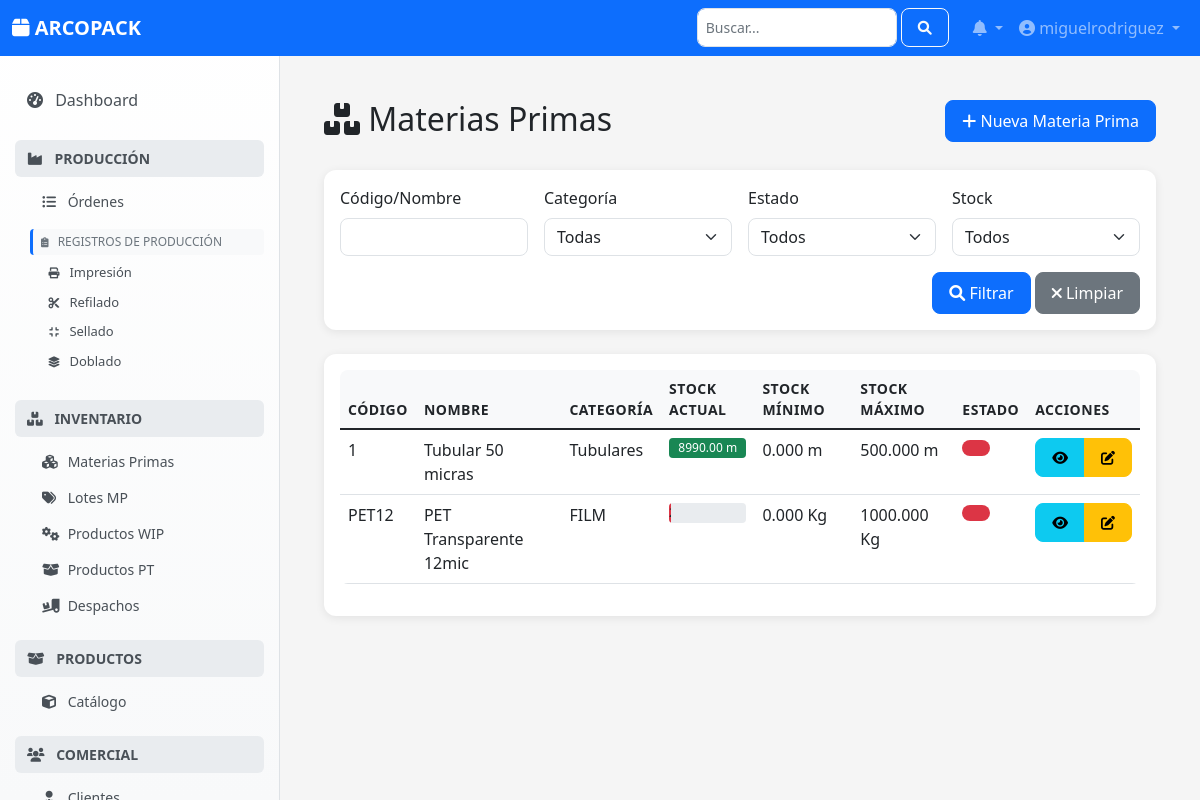
Screenshot of /inventario/materias-primas/ (signed in) with the database file from the repository.
### inventario/models.py (models this page shows, shortened)
class MateriaPrima(models.Model):
    codigo = models.CharField(max_length=50, unique=True, db_index=True, verbose_name="Código MP", help_text="Código único de la materia prima.")
    nombre = models.CharField(max_length=150, verbose_name="Nombre MP")
    descripcion = models.TextField(blank=True, verbose_name="Descripción")
    categoria = models.ForeignKey(CategoriaMateriaPrima, on_delete=models.PROTECT, verbose_name="Categoría")
    unidad_medida = models.ForeignKey(UnidadMedida, on_delete=models.PROTECT, verbose_name="Unidad de Medida Inventario")
    proveedor_preferido = models.ForeignKey(Proveedor, on_delete=models.SET_NULL, null=True, blank=True, verbose_name="Proveedor Preferido")
    stock_minimo = models.DecimalField(max_digits=12, decimal_places=3, default=0, validators=[MinValueValidator(Decimal('0.0'))], verbose_name="Stock Mínimo")
    stock_maximo = models.DecimalField(max_digits=12, decimal_places=3, default=0, validators=[MinValueValidator(Decimal('0.0'))], verbose_name="Stock Máximo")
    tiempo_entrega_std_dias = models.PositiveIntegerField(default=0, verbose_name="Lead Time Estándar (días)")
    requiere_lote = models.BooleanField(default=True, verbose_name="¿Requiere Lote?", help_text="Indica si el inventario se maneja por lotes específicos.")
    is_active = models.BooleanField(default=True, verbose_name="Activo", db_index=True)
    creado_en = models.DateTimeField(auto_now_add=True); actualizado_en = models.DateTimeField(auto_now=True)
    creado_por = models.ForeignKey(settings.AUTH_USER_MODEL, related_name='+', on_delete=models.SET_NULL, null=True, blank=True, editable=False)
    actualizado_por = models.ForeignKey(settings.AUTH_USER_MODEL, related_name='+', on_delete=models.SET_NULL, null=True, blank=True, editable=False)
    class Meta: verbose_name = "Materia Prima"; verbose_name_plural = "Materias Primas"; ordering = ['codigo']
    @property
    def stock_actual(self):
        from django.db.models import Sum
        from .models import LoteMateriaPrima
        resultado = LoteMateriaPrima.objects.filter(
            materia_prima=self,
            estado='DISPONIBLE'  # Filtramos por estado DISPONIBLE en lugar de is_active
        ).aggregate(total=Sum('cantidad_actual'))
        return resultado['total'] or Decimal('0.0')
    def get_porcentaje_stock(self):
        if self.stock_maximo <= 0:
            return 0
        stock = self.stock_actual
        porcentaje = (stock / self.stock_maximo) * 100
        return min(round(porcentaje), 100)

### configuracion/models.py (models this page shows, shortened)
class CategoriaMateriaPrima(models.Model):
    nombre = models.CharField(max_length=100, unique=True)
    descripcion = models.TextField(blank=True, null=True)
    class Meta:
        verbose_name = "Categoría Materia Prima"
        verbose_name_plural = "Categorías Materias Primas"
        ordering = ['nombre']

class UnidadMedida(models.Model):
    codigo = models.CharField(
        max_length=10, unique=True, verbose_name="Código Unidad",
        help_text="Código corto para la unidad (ej: Kg, m, Unid)."
    )
    nombre = models.CharField(
        max_length=50, verbose_name="Nombre Unidad",
        help_text="Nombre descriptivo de la unidad de medida."
    )
    class Meta:
        verbose_name = "Unidad de Medida"
        verbose_name_plural = "Unidades de Medida"
        ordering = ['nombre']

### inventario/views.py (the view, shortened to what this page needs)
# urls.py: path('materias-primas/', MateriaPrimaListView.as_view(), name='materia-prima-list'),
class MateriaPrimaListView(LoginRequiredMixin, ListView):
    model = MateriaPrima
    template_name = 'inventario/materia_prima_list.html'
    context_object_name = 'materias_primas'
    paginate_by = 20
    def get_queryset(self):
        queryset = super().get_queryset()
        search_query = self.request.GET.get('q', '')
        categoria_id = self.request.GET.get('categoria')
        estado = self.request.GET.get('estado')
        stock_filter = self.request.GET.get('stock')
        if search_query:
            queryset = queryset.filter(
                Q(codigo__icontains=search_query) |
                Q(nombre__icontains=search_query)
            )
        if categoria_id:
            queryset = queryset.filter(categoria_id=categoria_id)
        if estado:
            is_active = estado == 'ACTIVO'
            queryset = queryset.filter(is_active=is_active)
        return queryset.order_by('codigo')
    def get_context_data(self, **kwargs):
        context = super().get_context_data(**kwargs)
        from configuracion.models import CategoriaMateriaPrima
        context['categorias'] = CategoriaMateriaPrima.objects.all().order_by('nombre')
        context.update({
            'search_query': self.request.GET.get('q', ''),
            'categoria_selected': self.request.GET.get('categoria', ''),
            'estado_selected': self.request.GET.get('estado', ''),
            'stock_filter': self.request.GET.get('stock', '')
        })
        return context

### notificaciones/context_processors.py (called while the page is built)
def notifications(request):
    if request.user.is_authenticated:
        notificaciones_no_leidas = Notificacion.objects.filter(
            usuario=request.user,
            leida=False
        ).count()
        notificaciones = Notificacion.objects.filter(
            usuario=request.user
        ).order_by('-fecha_creacion')[:5]
        return {
            'notificaciones': notificaciones,
            'notificaciones_no_leidas': notificaciones_no_leidas
        }
    return {
        'notificaciones': [],
        'notificaciones_no_leidas': 0
    }

### inventario/templates/inventario/materia_prima_list.html (shortened to what this page needs)
{% extends "base.html" %}
{% block content %}
<div class="container">
    <div class="row mb-4">
        <div class="col">
            <h2><i class="fas fa-boxes"></i> Materias Primas</h2>
        </div>
        <div class="col text-end">
            <a href="{% url 'inventario_web:materia-prima-create' %}" class="btn btn-primary">
                <i class="fas fa-plus"></i> Nueva Materia Prima
            </a>
        </div>
    </div>
    <div class="card mb-4">
        <div class="card-body">
            <form method="get" class="row g-3">
                <div class="col-md-3">
                    <label class="form-label">Código/Nombre</label>
                    <input type="text" name="q" class="form-control" value="{{ request.GET.q }}">
                </div>
                <div class="col-md-3">
                    <label class="form-label">Categoría</label>
                    <select name="categoria" class="form-select">
                        <option value="">Todas</option>
                    </select>
                </div>
                <div class="col-md-3">
                    <label class="form-label">Estado</label>
                    <select name="estado" class="form-select">
                        <option value="">Todos</option>
                    </select>
                </div>
                <div class="col-md-3">
                    <label class="form-label">Stock</label>
                    <select name="stock" class="form-select">
                        <option value="">Todos</option>
                    </select>
                </div>
                <div class="col-12 text-end">
                    <button type="submit" class="btn btn-primary">
                        <i class="fas fa-search"></i> Filtrar
                    </button>
                    <a href="{% url 'inventario_web:materia-prima-list' %}" class="btn btn-secondary">
                        <i class="fas fa-times"></i> Limpiar
                    </a>
                </div>
            </form>
        </div>
    </div>
    <div class="card">
        <div class="card-body">
            <div class="table-responsive">
                <table class="table table-hover">
                    <thead>
                        <tr>
                            <th>Código</th>
                            <th>Nombre</th>
                            <th>Categoría</th>
                            <th>Stock Actual</th>
                            <th>Stock Mínimo</th>
                            <th>Stock Máximo</th>
                            <th>Estado</th>
                            <th>Acciones</th>
                        </tr>
                    </thead>
                    <tbody>
                        {% for mp in materias_primas %}
                        <tr>
                            <td>{{ mp.codigo }}</td>
                            <td>{{ mp.nombre }}</td>
                            <td>{{ mp.categoria.nombre }}</td>
                            <td>
                                {% with porcentaje=mp.get_porcentaje_stock %}
                                <div class="progress" style="height: 20px;">
                                    <div class="progress-bar {% if porcentaje < 25 %}bg-danger{% elif porcentaje < 75 %}bg-warning{% else %}bg-success{% endif %}"
                                         role="progressbar"
                                         style="width: {{ porcentaje }}%"
                                         aria-valuenow="{{ porcentaje }}"
                                         aria-valuemin="0"
                                         aria-valuemax="100"
                                         data-bs-toggle="tooltip"
                                         data-bs-title="{{ mp.stock_actual|floatformat:2 }} de {{ mp.stock_maximo|floatformat:2 }} {{ mp.unidad_medida.codigo }} ({{ porcentaje }}%)">
                                        <span {% if porcentaje < 30 %}class="text-dark"{% endif %}>
                                            {{ mp.stock_actual|floatformat:2 }} {{ mp.unidad_medida.codigo }}
                                        </span>
                                    </div>
                                </div>
                                {% endwith %}
                            </td>
                            <td>{{ mp.stock_minimo }} {{ mp.unidad_medida.codigo }}</td>
                            <td>{{ mp.stock_maximo }} {{ mp.unidad_medida.codigo }}</td>
                            <td>
                                <span class="badge {% if mp.estado == 'ACTIVO' %}bg-success{% else %}bg-danger{% endif %}">
                                </span>
                            </td>
                            <td>
                                <div class="btn-group">
                                    <a href="{% url 'inventario_web:materia-prima-detail' mp.id %}"
                                       class="btn btn-sm btn-info" title="Ver Detalle" data-bs-toggle="tooltip">
                                        <i class="fas fa-eye"></i>
                                    </a>
                                    <a href="{% url 'inventario_web:materia-prima-edit' mp.id %}"
                                       class="btn btn-sm btn-warning" title="Editar" data-bs-toggle="tooltip">
                                        <i class="fas fa-edit"></i>
                                    </a>
                                </div>
                            </td>
                        </tr>
                        {% empty %}
                        <tr>
                            <td colspan="8" class="text-center">No se encontraron materias primas</td>
                        </tr>
                        {% endfor %}
                    </tbody>
                </table>
            </div>
        </div>
    </div>
</div>
{% endblock %}

### templates/layouts/navbar.html (shortened to what this page needs)
<nav class="navbar navbar-expand-lg navbar-dark bg-primary fixed-top">
    <div class="container-fluid">
        <a class="navbar-brand" href="{% url 'root' %}">
            <i class="fas fa-box"></i> ARCOPACK
        </a>
        <div class="collapse navbar-collapse" id="navbarNav">
            <ul class="navbar-nav ms-auto">
                <li class="nav-item me-3">
                    <form class="d-flex" role="search">
                        <input class="form-control form-control-sm" type="search" placeholder="Buscar..." aria-label="Search">
                        <button class="btn btn-outline-light btn-sm ms-1" type="submit">
                            <i class="fas fa-search"></i>
                        </button>
                    </form>
                </li>
                <li class="nav-item dropdown">
                    <a class="nav-link dropdown-toggle position-relative" href="#" id="notificationsDropdown" role="button"
                       data-bs-toggle="dropdown">
                        <i class="fas fa-bell"></i>
                    </a>
                </li>
                <li class="nav-item dropdown">
                    <a class="nav-link dropdown-toggle" href="#" id="userDropdown" role="button"
                       data-bs-toggle="dropdown">
                        <i class="fas fa-user-circle"></i> {{ user.get_full_name|default:user.username }}
                    </a>
                </li>
            </ul>
        </div>
    </div>
</nav>

### templates/base.html (style rules this page uses)
:root { --primary-color: #0d6efd; --secondary-color: #6c757d; --success-color: #198754; --warning-color: #ffc107; --danger-color: #dc3545; --info-color: #0dcaf0; --light-color: #f8f9fa; --dark-color: #212529; --sidebar-width: 280px; }
body { font-family: 'Segoe UI', Tahoma, Geneva, Verdana, sans-serif; background-color: #f5f5f5; }
.card { border: none; border-radius: 12px; box-shadow: 0 2px 10px rgba(0, 0, 0, 0.08); margin-bottom: 1.5rem; transition: all 0.3s ease; }
.btn { border-radius: 8px; font-weight: 500; padding: 0.5rem 1rem; transition: all 0.2s ease; }
.form-control, .form-select { border-radius: 8px; border: 1px solid #dee2e6; transition: all 0.2s ease; }
.table { border-radius: 8px; overflow: hidden; }
.table th { background-color: var(--light-color); border: none; font-weight: 600; text-transform: uppercase; font-size: 0.875rem; letter-spacing: 0.5px; }
.badge { padding: 0.5rem 0.875rem; border-radius: 20px; font-weight: 500; font-size: 0.75rem; }
.fade-in { animation: fadeIn 0.5s ease-out; }

### templates/layouts/navbar.html (style rules this page uses)
.navbar-brand { font-weight: 600; font-size: 1.25rem; }
.form-control-sm { width: 200px; }

### rows the page displays
MateriaPrima: codigo "1", nombre "Tubular 50 micras", categoria.nombre "Tubulares", stock_actual "8990.00", unidad_medida.codigo "m", stock_minimo "0.000", stock_maximo "500.000"
MateriaPrima: codigo "PET12", nombre "PET Transparente 12mic", categoria.nombre "FILM", stock_minimo "0.000", unidad_medida.codigo "Kg", stock_maximo "1000.000"

### other values shown
{{ user.get_full_name|default:user.username }} "miguelrodriguez"
